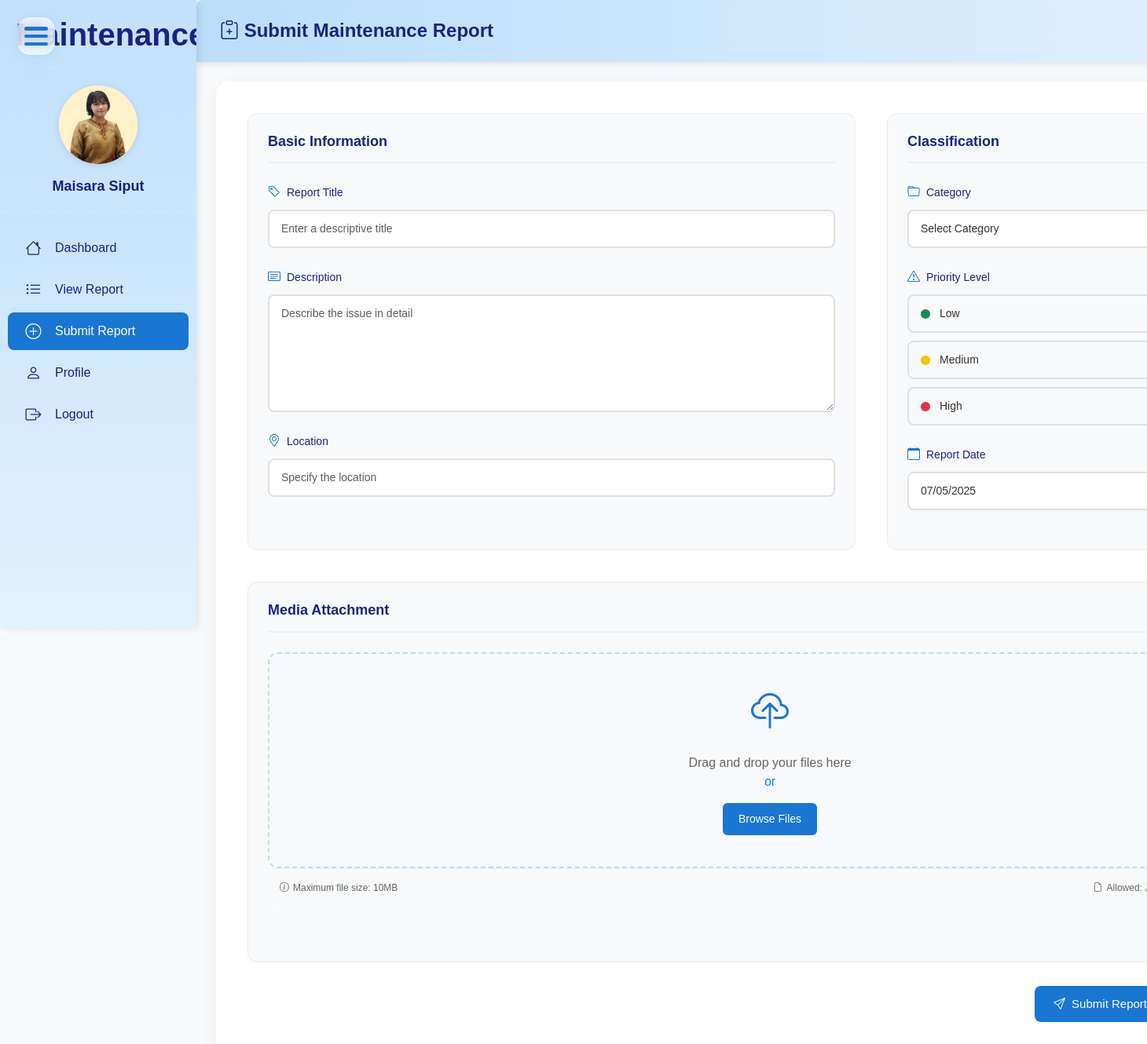
The app's page /maintenence_system/submit_report.php (signed in) with its own data.
### tables this page shows
CREATE TABLE `urgency_level` (
  `Urgency_ID` varchar(4) NOT NULL,
  `label` varchar(255) DEFAULT NULL
);

### maintenence_system/submit_report.php (the view, shortened to what this page needs)
<?php
require_once "config/database.php";
$urgency_levels = $conn->query("SELECT * FROM URGENCY_LEVEL ORDER BY Urgency_ID");
include "includes/header.php";
?>
<!DOCTYPE html>
<html lang="en">
<head>
</head>
<body>
    <div class="container-fluid">
        <div class="page-header">
            <h1><i class="bi bi-clipboard-plus"></i> Submit Maintenance Report</h1>
        </div>
        <div class="submit-form-container">
            <form action="" method="POST" enctype="multipart/form-data" class="report-form">
                <div class="form-grid">
                    <div class="form-section">
                        <h2 class="section-title">Basic Information</h2>
                        <div class="form-group">
                            <label for="title" class="form-label">
                                <i class="bi bi-tag"></i>
                                Report Title
                            </label>
                            <input type="text" class="form-control" id="title" name="title"
                                   placeholder="Enter a descriptive title" required>
                        </div>
                        <div class="form-group">
                            <label for="description" class="form-label">
                                <i class="bi bi-card-text"></i>
                                Description
                            </label>
                            <textarea class="form-control" id="description" name="description"
                                      placeholder="Describe the issue in detail" required></textarea>
                        </div>
                        <div class="form-group">
                            <label for="location" class="form-label">
                                <i class="bi bi-geo-alt"></i>
                                Location
                            </label>
                            <input type="text" class="form-control" id="location" name="location"
                                   placeholder="Specify the location" required>
                        </div>
                    </div>
                    <div class="form-section">
                        <h2 class="section-title">Classification</h2>
                        <div class="form-group">
                            <label for="category_id" class="form-label">
                                <i class="bi bi-folder"></i>
                                Category
                            </label>
                            <select class="form-select custom-select" id="category_id" name="category_id" required>
                                <option value="">Select Category</option>
                            </select>
                        </div>
                        <div class="form-group">
                            <label class="form-label">
                                <i class="bi bi-exclamation-triangle"></i>
                                Priority Level
                            </label>
                            <div class="priority-options">
                                <?php
                                $urgency_colors = [
                                    'High' => 'danger',
                                    'Medium' => 'warning',
                                    'Low' => 'success'
                                ];
                                while ($level = $urgency_levels->fetch_assoc()):
                                    $color = $urgency_colors[$level['label']] ?? 'primary';
                                ?>
                                    <label class="priority-option priority-<?php echo strtolower($level['label']); ?>">
                                        <span class="priority-content">
                                            <span class="priority-icon bg-<?php echo $color; ?>"></span>
                                            <span class="priority-label"><?php echo htmlspecialchars($level['label']); ?></span>
                                        </span>
                                    </label>
                                <?php endwhile; ?>
                            </div>
                        </div>
                        <div class="form-group">
                            <label for="report_date" class="form-label">
                                <i class="bi bi-calendar"></i>
                                Report Date
                            </label>
                            <input type="date" class="form-control" id="report_date" name="report_date"
                                   value="<?php echo date('Y-m-d'); ?>" required>
                        </div>
                    </div>
                </div>
                <div class="form-section media-section">
                    <h2 class="section-title">Media Attachment</h2>
                    <div class="form-group">
                        <div class="media-upload-container">
                            <div class="media-drop-zone" id="dropZone">
                                <div class="upload-content">
                                    <i class="bi bi-cloud-upload upload-icon"></i>
                                    <p class="upload-text">
                                        Drag and drop your files here<br>
                                        <span>or</span>
                                    </p>
                                    <button type="button" class="btn-browse">Browse Files</button>
                                </div>
                            </div>
                            <div class="upload-limits">
                                <span><i class="bi bi-info-circle"></i> Maximum file size: 10MB</span>
                                <span><i class="bi bi-file-earmark"></i> Allowed: JPG, PNG, GIF, MP4, MOV</span>
                            </div>
                        </div>
                    </div>
                </div>
                <div class="form-actions">
                    <button type="submit" class="btn-submit">
                        <i class="bi bi-send"></i>
                        Submit Report
                    </button>
                </div>
            </form>
        </div>
    </div>
</body>
</html>

### maintenence_system/includes/header.php (style rules this page uses)
:root { --primary-bg: #bbdefb; --sidebar-width: 250px; --sidebar-collapsed-width: 70px; --header-height: 60px; --transition-speed: 0.5s; --transition-curve: cubic-bezier(0.4, 0, 0.2, 1); --menu-item-height: 45px; }
body { min-height: 100vh; background: #f8f9fa; overflow-x: hidden; font-family: 'DM Sans', sans-serif; }

### maintenence_system/submit_report.php (style rules this page uses)
:root { --primary-bg: #bbdefb; --sidebar-width: 250px; --sidebar-collapsed-width: 70px; --header-height: 60px; --transition-speed: 0.5s; --transition-curve: cubic-bezier(0.4, 0, 0.2, 1); }
.container-fluid { margin-left: var(--sidebar-width); padding: 25px; min-width: 800px; transition: all var(--transition-speed) var(--transition-curve); will-change: margin-left; }
.page-header { background: linear-gradient(to right, var(--primary-bg), #e3f2fd); padding: 25px 30px; margin: -25px -25px 25px -25px; border-radius: 8px 8px 0 0; display: flex; justify-content: space-between; align-items: center; box-shadow: 0 2px 10px rgba(0,0,0,0.1); transition: all var(--transition-speed) var(--transition-curve); }
.page-header h1 { margin: 0; font-size: 24px; color: #1a237e; font-weight: 600; transition: all var(--transition-speed) var(--transition-curve); }
.submit-form-container { background: white; padding: 40px; border-radius: 16px; box-shadow: 0 4px 24px rgba(0,0,0,0.05); margin-top: 20px; }
.form-grid { display: grid; grid-template-columns: 3fr 2fr; gap: 40px; margin-bottom: 40px; }
.form-section { background: #f8f9fa; padding: 25px; border-radius: 12px; border: 1px solid #e9ecef; }
.section-title { font-size: 18px; font-weight: 600; color: #1a237e; margin: 0 0 25px; padding-bottom: 15px; border-bottom: 2px solid #e3f2fd; }
.form-group { margin-bottom: 25px; }
.form-label { display: flex; align-items: center; gap: 8px; margin-bottom: 10px; color: #1a237e; font-weight: 500; font-size: 14px; }
.form-label i { font-size: 16px; color: #1976d2; }
.form-control, .form-select { width: 100%; padding: 12px 15px; border: 2px solid #e0e0e0; border-radius: 8px; font-size: 14px; color: #333; transition: all 0.3s; background-color: white; }
textarea.form-control { min-height: 150px; resize: vertical; }
.priority-options { display: grid; gap: 10px; }
.priority-option { position: relative; cursor: pointer; }
.priority-content { display: flex; align-items: center; gap: 12px; padding: 12px 15px; border: 2px solid #e0e0e0; border-radius: 8px; transition: all 0.3s; }
.priority-icon { width: 12px; height: 12px; border-radius: 50%; }
.bg-danger { background: #ef5350; }
.bg-warning { background: #ffa726; }
.bg-success { background: #66bb6a; }
.priority-label { font-size: 14px; color: #333; }
.media-section { margin-bottom: 30px; }
.media-upload-container { background: white; border-radius: 12px; overflow: hidden; }
.media-drop-zone { border: 2px dashed #bbdefb; border-radius: 12px; padding: 40px 20px; text-align: center; transition: all 0.3s; background: #f8f9fa; cursor: pointer; }
.upload-content { display: flex; flex-direction: column; align-items: center; gap: 15px; }
.upload-icon { font-size: 48px; color: #1976d2; }
.upload-text { margin: 0; color: #666; font-size: 16px; line-height: 1.5; }
.upload-text span { color: #1976d2; font-weight: 500; }
.btn-browse { background: #1976d2; color: white; border: none; padding: 10px 20px; border-radius: 6px; font-size: 14px; font-weight: 500; cursor: pointer; transition: all 0.3s; }
.upload-limits { display: flex; justify-content: space-between; padding: 15px; background: #f8f9fa; border-top: 1px solid #e9ecef; font-size: 12px; color: #666; }
.upload-limits span { display: flex; align-items: center; gap: 5px; }
.form-actions { display: flex; gap: 15px; justify-content: flex-end; margin-top: 30px; }
.btn-submit, .btn-reset { display: inline-flex; align-items: center; gap: 8px; padding: 12px 24px; border-radius: 8px; font-size: 15px; font-weight: 500; cursor: pointer; transition: all 0.3s; }
.btn-submit { background: #1976d2; color: white; border: none; }

### records on screen
urgency_level: label "Low"
urgency_level: label "Medium"
urgency_level: label "High"

### other values on screen
$_SESSION['name'] "Maisara Siput"
